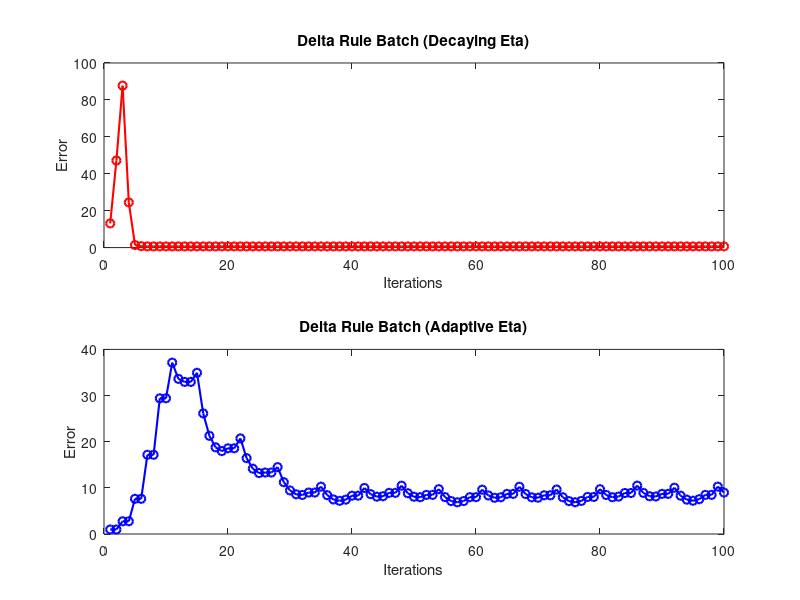

Write MATLAB code to recreate this figure.
%{
    EXAM 2
    Machine Learning (20CS6037)
    Q-2: Implementation of Decaying and Adaptive Learning Rate in Delta Training Rule.
    Name: AMAN SHRIVASTAVA
%}

function Delta1
    clc
    training_input = {{[],[]}}; %Variable to store randomly generated input
    eta = 0.01; %Taking 5 values of Eta in incremental order
    decay_const = 0.8; %Var to decay Eta after every iteration
    for i=1:30
        training_input(end+1) = Input_Generator();
    end
    %{
        Function to generate input {x1,x2} and it's class based on condition
        x1 + 2*x2 - 2 > 0 Or x1 + 2*x2 - 2 < 0
    %}
    function ip = Input_Generator
        r = floor(-5 + 10.*rand(1,2));
        r(2:end+1) = r;
        r(1) = 1;
        condition = r(2)+(2*r(3))-2;
        if(condition > 0)
            c = 1;
        else
            c = -1;
        end
        ip = {{r,c}};
    end
    training_input(1:end-1) = training_input(2:end);
    len = length(training_input);
    sq_errorBatch = 1; sq_errorBatch_Adap = 1; %Var to store Distinct Error Function
    E_Batch = []; E_Batch_Adap = []; %Var to store error for each iteration
    weights = -1 + 2.*rand(1,3); %Randomly assigning w0,w1,w2
    weightsBatch = weights;
    tic;
    Delta_Learning_Batch_Decay(); %Function call to Batch Delta Learning Function
    toc;
    tic;
    Delta_Learning_Batch_Adaptive(); %Function call to Batch Delta Learning Function
    toc;

    figure(); %Plotting Error Function against number of Iterations for each value of Eta
    subplot(2,1,1);
    plot(E_Batch,'-o','LineWidth',1.5,'Color','r');
    title('Delta Rule Batch (Decaying Eta)');
    xlabel('Iterations');
    ylabel('Error');
    
    subplot(2,1,2);
    plot(E_Batch_Adap,'-o','LineWidth',1.5,'Color','b');
    title('Delta Rule Batch (Adaptive Eta)');
    xlabel('Iterations');
    ylabel('Error');
    
    function Delta_Learning_Batch_Decay
        iter = 1; errBatch = []; eta = 0.01;
        while(sq_errorBatch > 0.01 && iter <= 100)
            eta = eta*(decay_const^(iter-1)); %Decaying Eta by multiplying it with decay Constant
            disp('Iter: ');
            deltaW = [0 0 0]; %Initializing DeltaW value to zero for each weight value for each Iteration
            disp(weightsBatch);
            for j=1:len
                %Calculating Output for each Input training example
                outPutBatch = weightsBatch(1)*training_input{j}{1}(1) + weightsBatch(2)*training_input{j}{1}(2) + weightsBatch(3)*training_input{j}{1}(3);
                class_diff_Batch = (training_input{j}{2}-outPutBatch);
                %Updating DeltaW value
                for k=1:length(weightsBatch)
                    deltaW(k) = deltaW(k)+(eta*class_diff_Batch*training_input{j}{1}(k));
                end
                %Squared error for each input example
                errBatch(j) = class_diff_Batch*class_diff_Batch;
            end
            for k=1:length(weightsBatch) %Updating each weight after iterating over whole input training examples
                weightsBatch(k) = weightsBatch(k)+ deltaW(k);
            end
            sq_errorBatch = sum(errBatch)/len; %Error function for each iteration
            E_Batch(iter) = typecast(sq_errorBatch,'double');
            iter = iter+1;
        end %End Iterations/epochs
    end %End Function Delta_Learning_Batch
    
    function Delta_Learning_Batch_Adaptive
        iter = 1; errBatch = []; threshold=1.03; ErrorOld = 1000; eta = 0.01;
        while(iter <= 100)
            deltaW = [0 0 0]; %Initializing DeltaW value to zero for each weight value for each Iteration
            for j=1:len
                %Calculating Output for each Input training example
                outPutBatch = weightsBatch(1)*training_input{j}{1}(1) + weightsBatch(2)*training_input{j}{1}(2) + weightsBatch(3)*training_input{j}{1}(3);
                class_diff = (training_input{j}{2}-outPutBatch);
                %Updating DeltaW value
                for k=1:length(weightsBatch)
                    %disp(eta*class_diff*training_input{j}{1}(k));
                    deltaW(k) = deltaW(k)+(eta*class_diff*training_input{j}{1}(k));
                end
                %Squared error for each input example
                errBatch(j) = class_diff*class_diff;
            end
            sq_errorBatch_Adap = sum(errBatch)/20; %Error function for each iteration
            %{
                Checking if previous error is geater than current error,
                if yes then updatin the weights otherwise, keeping previous
                weights.
            %}
            if(sq_errorBatch_Adap < (ErrorOld+threshold))
                for k=1:length(weightsBatch) %Updating each weight after iterating over whole input training examples
                    weightsBatch(k) = weightsBatch(k)+ deltaW(k);
                end
                eta = eta*1.02; %Incresing Eta if error is less than previous error
                E_Batch_Adap(iter) = typecast(sq_errorBatch_Adap,'double');
            else
                eta = eta*0.9; %Decresing Eta if error is more than previous error
                E_Batch_Adap(iter) = typecast(ErrorOld,'double');
            end
            ErrorOld = sq_errorBatch_Adap;
            iter = iter+1;      
        end %End Iterations/epochs
    end %End Function Delta_Learning_Adaptive
end